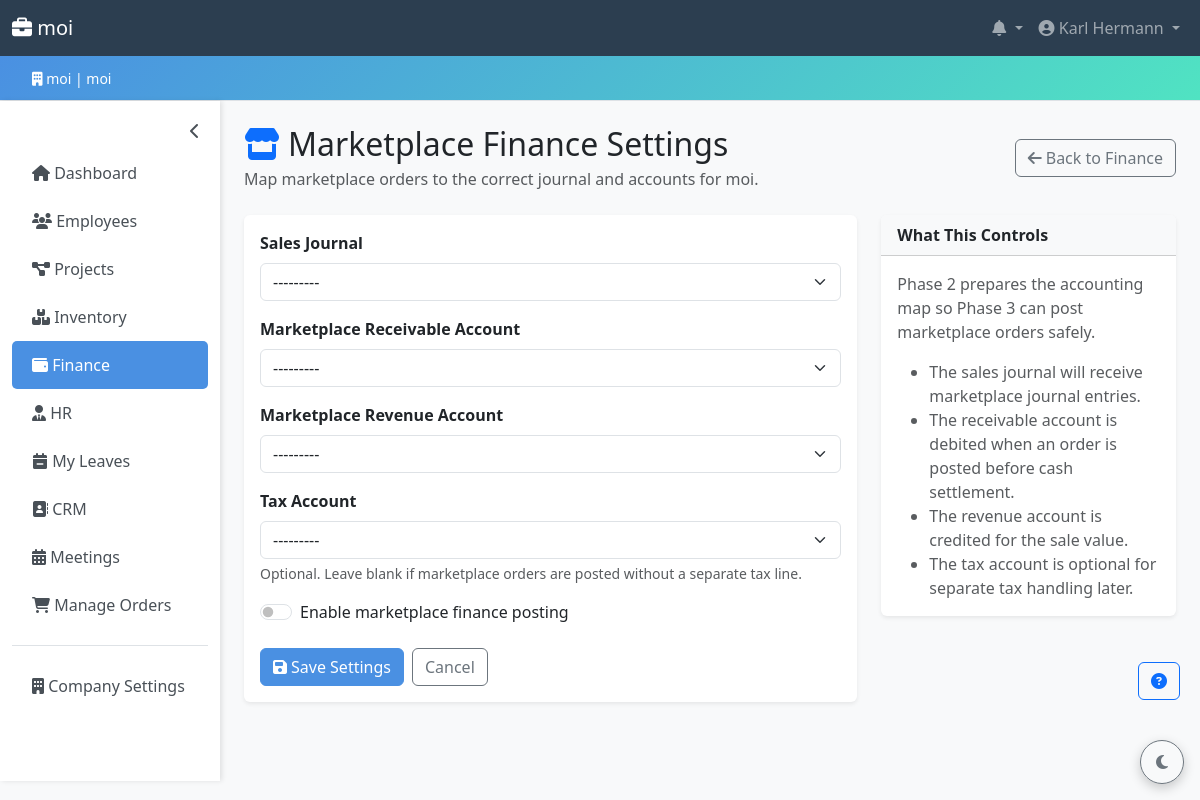
/finance/marketplace-settings/ (signed in), run on the app's committed database.
### accounts/models.py (models this page shows, shortened)
class Company(models.Model):
    PLAN_CHOICES = [
        ('free', 'Free'),
        ('basic', 'Basic'),
        ('premium', 'Premium'),
        ('enterprise', 'Enterprise'),
    ]
    company_id = models.UUIDField(default=uuid.uuid4, editable=False, unique=True)
    name = models.CharField(max_length=200)
    domain = models.CharField(max_length=200, unique=True, db_index=True)
    company_password = models.CharField(max_length=256)  # increased from 128 → 256 for future hash algo headroom
    contact_email = models.EmailField()
    contact_phone = models.CharField(
        max_length=20,
        blank=True,
        validators=[RegexValidator(r'^\+?[\d\s\-().]{7,20}$', 'Enter a valid phone number.')],
    )
    address = models.TextField(blank=True)
    subscription_plan = models.CharField(
        max_length=20,
        choices=PLAN_CHOICES,
        default='free',
    )
    is_active = models.BooleanField(default=True)
    created_at = models.DateTimeField(auto_now_add=True)
    updated_at = models.DateTimeField(auto_now=True)
    class Meta:
        verbose_name_plural = 'Companies'
        ordering = ['name']
        indexes = [
            models.Index(fields=['domain']),
            models.Index(fields=['is_active']),
        ]

class User(AbstractUser):
    ROLE_CHOICES = [
        ('admin', 'Admin'),
        ('hr_manager', 'HR Manager'),
        ('accountant', 'Accountant'),
        ('manager', 'Manager'),
        ('secretary', 'Secretary'),
        ('stock_manager', 'Stock Manager'),
        ('employee', 'Employee'),
    ]
    username = None  # replaced by email
    email = models.EmailField(unique=True, db_index=True)
    company = models.ForeignKey(
        Company,
        on_delete=models.CASCADE,
        related_name='users',
        null=True,
        blank=True,
    )
    phone = models.CharField(
        max_length=20,
        blank=True,
        validators=[RegexValidator(r'^\+?[\d\s\-().]{7,20}$', 'Enter a valid phone number.')],
    )
    department = models.CharField(max_length=100, blank=True)
    position = models.CharField(max_length=100, blank=True)
    role = models.CharField(
        max_length=20,
        choices=ROLE_CHOICES,
        default='employee',
        db_index=True,
        help_text='User role for access control.',
    )
    is_company_admin = models.BooleanField(
        default=False,
        help_text='Designates whether the user can manage company settings.',
    )
    last_login_ip = models.GenericIPAddressField(null=True, blank=True)
    objects = CustomUserManager()
    USERNAME_FIELD = 'email'
    REQUIRED_FIELDS = ['first_name', 'last_name']
    class Meta:
        ordering = ['email']
        indexes = [
            models.Index(fields=['company', 'role']),
            models.Index(fields=['company', 'is_active']),
        ]
    def get_full_name(self) -> str:
        return f'{self.first_name} {self.last_name}'.strip() or self.email

### finance/views.py (the view)
# urls.py: path('marketplace-settings/', views.marketplace_finance_settings_edit, name='marketplace_finance_settings'),
@role_required(*FINANCE_ROLES)
def marketplace_finance_settings_edit(request):
    company = request.user.company
    settings_obj = MarketplaceFinanceSettings.objects.filter(company=company).first()
    if request.method == 'POST':
        form = MarketplaceFinanceSettingsForm(
            request.POST,
            instance=settings_obj,
            company=company,
        )
        if form.is_valid():
            created = settings_obj is None
            settings_obj = form.save()
            messages.success(
                request,
                'Marketplace finance settings created.' if created else 'Marketplace finance settings updated.',
            )
            return redirect('finance:marketplace_finance_settings')
    else:
        form = MarketplaceFinanceSettingsForm(instance=settings_obj, company=company)
    return render(request, 'finance/marketplace_finance_settings_form.html', {
        'form': form,
        'settings_obj': settings_obj,
        'title': 'Marketplace Finance Settings',
    })

### templates/finance/marketplace_finance_settings_form.html (shortened to what this page needs)
{% extends 'base.html' %}
{% block content %}
<div class="d-flex justify-content-between align-items-center mb-4">
  <div>
    <h2 class="mb-1"><i class="fas fa-store text-primary me-2"></i>Marketplace Finance Settings</h2>
    <p class="text-muted mb-0">Map marketplace orders to the correct journal and accounts for {{ request.user.company.name }}.</p>
  </div>
  <a href="{% url 'finance:index' %}" class="btn btn-outline-secondary">
    <i class="fas fa-arrow-left me-1"></i>Back to Finance
  </a>
</div>
<div class="row g-4">
  <div class="col-lg-8">
    <div class="card shadow-sm">
      <div class="card-body">
        <form method="post" novalidate>
          <div class="mb-3">
            <label for="{{ form.sales_journal.id_for_label }}" class="form-label fw-semibold">Sales Journal</label>
            {{ form.sales_journal }}
          </div>
          <div class="mb-3">
            <label for="{{ form.receivable_account.id_for_label }}" class="form-label fw-semibold">Marketplace Receivable Account</label>
            {{ form.receivable_account }}
          </div>
          <div class="mb-3">
            <label for="{{ form.revenue_account.id_for_label }}" class="form-label fw-semibold">Marketplace Revenue Account</label>
            {{ form.revenue_account }}
          </div>
          <div class="mb-3">
            <label for="{{ form.tax_account.id_for_label }}" class="form-label fw-semibold">Tax Account</label>
            {{ form.tax_account }}
            <div class="form-text">Optional. Leave blank if marketplace orders are posted without a separate tax line.</div>
          </div>
          <div class="form-check form-switch mb-4">
            {{ form.is_enabled }}
            <label class="form-check-label" for="{{ form.is_enabled.id_for_label }}">Enable marketplace finance posting</label>
          </div>
          <div class="d-flex gap-2">
            <button type="submit" class="btn btn-primary">
              <i class="fas fa-save me-1"></i>Save Settings
            </button>
            <a href="{% url 'finance:index' %}" class="btn btn-outline-secondary">Cancel</a>
          </div>
        </form>
      </div>
    </div>
  </div>
  <div class="col-lg-4">
    <div class="card shadow-sm">
      <div class="card-header bg-light">
        <span class="fw-semibold">What This Controls</span>
      </div>
      <div class="card-body">
        <p class="mb-3 text-muted">Phase 2 prepares the accounting map so Phase 3 can post marketplace orders safely.</p>
        <ul class="mb-0 text-muted">
          <li>The sales journal will receive marketplace journal entries.</li>
          <li>The receivable account is debited when an order is posted before cash settlement.</li>
          <li>The revenue account is credited for the sale value.</li>
          <li>The tax account is optional for separate tax handling later.</li>
        </ul>
      </div>
    </div>
  </div>
</div>
{% endblock %}

### templates/base.html (shortened to what this page needs)
<!DOCTYPE html>
{% load role_tags %}
<html lang="en" data-bs-theme="light">
<head>
    <link href="https://cdn.jsdelivr.net/npm/bootstrap@5.3.0/dist/css/bootstrap.min.css" rel="stylesheet">
    <link rel="stylesheet" href="https://cdnjs.cloudflare.com/ajax/libs/font-awesome/6.4.0/css/all.min.css">
</head>
<body>
    {% if user.is_authenticated %}
    <nav class="navbar navbar-expand-lg navbar-dark">
        <div class="container-fluid">
            <a class="navbar-brand" href="{% url 'core:dashboard' %}">
                <i class="fas fa-briefcase"></i> {{ company.name }}
            </a>
            <div class="collapse navbar-collapse" id="navbarNav">
                <ul class="navbar-nav ms-auto">
                    <li class="nav-item dropdown">
                        <a class="nav-link dropdown-toggle position-relative" href="#" id="notificationDropdown" role="button" data-bs-toggle="dropdown">
                            <i class="fas fa-bell"></i>
                        </a>
                    </li>
                    <li class="nav-item dropdown">
                        <a class="nav-link dropdown-toggle" href="#" id="navbarDropdown" role="button" data-bs-toggle="dropdown">
                            <i class="fas fa-user-circle"></i> {{ user.get_full_name }}
                        </a>
                    </li>
                </ul>
            </div>
        </div>
    </nav>
    <div class="company-banner">
        <div class="container-fluid">
            <small><i class="fas fa-building"></i> {{ company.name }} | {{ company.domain }}</small>
        </div>
    </div>
    {% endif %}
    <div class="container-fluid">
        <div class="row">
            {% if user.is_authenticated %}
            <nav class="col-md-2 d-md-block sidebar py-3" id="appSidebar">
                <div class="position-sticky">
                    <button class="sidebar-toggle-btn" id="sidebarToggle" aria-label="Toggle sidebar">
                        <i class="fas fa-chevron-left" id="sidebarToggleIcon"></i>
                    </button>
                    <ul class="nav flex-column">
                        <li class="nav-item">
                            <a class="nav-link {% if request.resolver_match.app_name == 'core' and request.resolver_match.url_name == 'dashboard' %}active{% endif %}"
                               href="{% url 'core:dashboard' %}">
                                <i class="fas fa-home"></i> <span class="link-text">Dashboard</span>
                            </a>
                        </li>
                        {% if user|has_role:'admin,hr_manager,manager,accountant,secretary,stock_manager,employee' %}
                        <li class="nav-item">
                            <a class="nav-link {% if request.resolver_match.app_name == 'employees' %}active{% endif %}"
                               href="{% url 'employees:employee_list' %}">
                                <i class="fas fa-users"></i> <span class="link-text">Employees</span>
                            </a>
                        </li>
                        {% endif %}
                        {% if user|has_role:'admin,hr_manager,manager,accountant,secretary,stock_manager,employee' %}
                        <li class="nav-item">
                            <a class="nav-link {% if request.resolver_match.app_name == 'projects' %}active{% endif %}"
                               href="{% url 'projects:project_list' %}">
                                <i class="fas fa-project-diagram"></i> <span class="link-text">Projects</span>
                            </a>
                        </li>
                        {% endif %}
                        {% if user|has_role:'admin,manager,hr_manager,accountant,secretary,stock_manager,employee' %}
                        <li class="nav-item">
                            <a class="nav-link {% if request.resolver_match.app_name == 'inventory' %}active{% endif %}"
                               href="{% url 'inventory:stock_list' %}">
                                <i class="fas fa-boxes"></i> <span class="link-text">Inventory</span>
                            </a>
                        </li>
                        {% endif %}
                        {% if user|has_role:'admin,accountant,manager' %}
                        <li class="nav-item">
                            <a class="nav-link {% if request.resolver_match.app_name == 'finance' %}active{% endif %}"
                               href="{% url 'finance:index' %}">
                                <i class="fas fa-wallet"></i> <span class="link-text">Finance</span>
                            </a>
                        </li>
                        {% endif %}
                        {% if user|has_role:'admin,hr_manager' %}
                        <li class="nav-item">
                            <a class="nav-link {% if request.resolver_match.app_name == 'hr' %}active{% endif %}"
                               href="{% url 'hr:index' %}">
                                <i class="fas fa-user-tie"></i> <span class="link-text">HR</span>
                            </a>
                        </li>
                        {% endif %}
                        {% if user|has_role:'admin,hr_manager,manager,secretary,accountant,stock_manager,employee' %}
                        <li class="nav-item">
                            <a class="nav-link {% if request.resolver_match.app_name == 'hr' and 'leave' in request.resolver_match.url_name %}active{% endif %}"
                               href="{% url 'hr:my_leave_list' %}">
                                <i class="fas fa-calendar-minus"></i> <span class="link-text">My Leaves</span>
                            </a>
                        </li>
                        {% endif %}
                        {% if user|has_role:'admin,manager,secretary' %}
                        <li class="nav-item">
                            <a class="nav-link {% if request.resolver_match.app_name == 'crm' %}active{% endif %}"
                               href="{% url 'crm:contact_list' %}">
                                <i class="fas fa-address-book"></i> <span class="link-text">CRM</span>
                            </a>
                        </li>
                        {% endif %}
                        {% if user|has_role:'admin,hr_manager,manager,secretary,accountant,employee' %}
                        <li class="nav-item">
                            <a class="nav-link {% if request.resolver_match.app_name == 'meetings' %}active{% endif %}"
                               href="{% url 'meetings:dashboard' %}">
                                <i class="fas fa-calendar-alt"></i> <span class="link-text">Meetings</span>
                            </a>
                        </li>
                        {% endif %}
                        {% if is_company_admin or user.is_superuser %}
                        <li class="nav-item">
                            <a class="nav-link {% if request.resolver_match.app_name == 'marketplace' and request.resolver_match.url_name == 'admin_order_dashboard' %}active{% endif %}"
                               href="{% url 'marketplace:admin_order_dashboard' %}">
                                <i class="fas fa-shopping-cart"></i> <span class="link-text">Manage Orders</span>
                            </a>
                        </li>
                        {% endif %}
                        {% if is_company_admin or user.is_superuser %}
                        <li class="nav-item mt-3 border-top pt-3">
                            <a class="nav-link {% if request.resolver_match.app_name == 'accounts' and request.resolver_match.url_name == 'company_profile' %}active{% endif %}"
                               href="{% url 'accounts:company_profile' %}">
                                <i class="fas fa-building"></i> <span class="link-text">Company Settings</span>
                            </a>
                        </li>
                        {% endif %}
                    </ul>
                </div>
            </nav>
            {% endif %}
            <main class="col-md-10 ms-sm-auto px-md-4 py-4 min-w-0">
                {% block content %}{% endblock %}
            </main>
        </div>
    </div>
    <button id="themeToggle" class="btn btn-outline-secondary theme-toggle-btn" type="button" aria-label="Toggle dark mode">
        <i class="fas fa-moon"></i>
    </button>
    {% include 'help_system.html' %}
</body>
</html>

### data on the page
Company: name "moi", domain "moi"
User: get_full_name "Karl Hermann", user.company.name "moi"
